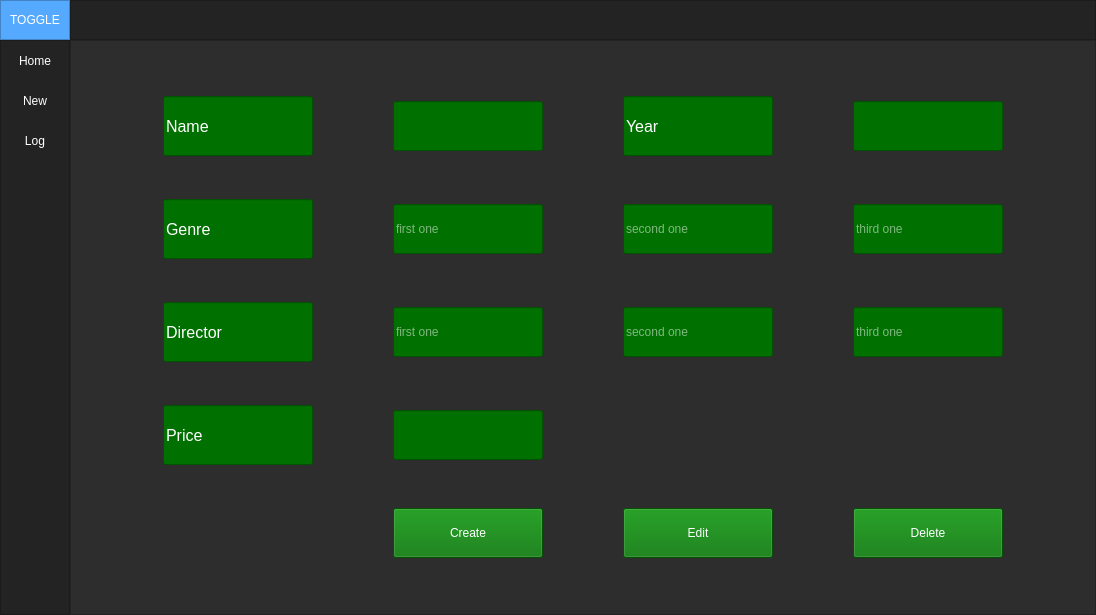
<?xml version="1.0" encoding="UTF-8"?>
<ui version="4.0">
 <class>MainWindow</class>
 <widget class="QMainWindow" name="MainWindow">
  <property name="geometry">
   <rect>
    <x>0</x>
    <y>0</y>
    <width>1096</width>
    <height>615</height>
   </rect>
  </property>
  <property name="minimumSize">
   <size>
    <width>1000</width>
    <height>500</height>
   </size>
  </property>
  <property name="windowTitle">
   <string>MainWindow</string>
  </property>
  <property name="styleSheet">
   <string notr="true">background-color: rgb(45, 45, 45);</string>
  </property>
  <widget class="QWidget" name="centralwidget">
   <layout class="QVBoxLayout" name="verticalLayout">
    <property name="spacing">
     <number>0</number>
    </property>
    <property name="leftMargin">
     <number>0</number>
    </property>
    <property name="topMargin">
     <number>0</number>
    </property>
    <property name="rightMargin">
     <number>0</number>
    </property>
    <property name="bottomMargin">
     <number>0</number>
    </property>
    <item>
     <widget class="QFrame" name="Top_Bar">
      <property name="maximumSize">
       <size>
        <width>16777215</width>
        <height>40</height>
       </size>
      </property>
      <property name="styleSheet">
       <string notr="true">background-color: rgb(35, 35, 35);</string>
      </property>
      <property name="frameShape">
       <enum>QFrame::NoFrame</enum>
      </property>
      <property name="frameShadow">
       <enum>QFrame::Raised</enum>
      </property>
      <layout class="QHBoxLayout" name="horizontalLayout">
       <property name="spacing">
        <number>0</number>
       </property>
       <property name="leftMargin">
        <number>0</number>
       </property>
       <property name="topMargin">
        <number>0</number>
       </property>
       <property name="rightMargin">
        <number>0</number>
       </property>
       <property name="bottomMargin">
        <number>0</number>
       </property>
       <item>
        <widget class="QFrame" name="frame_toggle">
         <property name="maximumSize">
          <size>
           <width>70</width>
           <height>40</height>
          </size>
         </property>
         <property name="styleSheet">
          <string notr="true">background-color: rgb(85, 170, 255);</string>
         </property>
         <property name="frameShape">
          <enum>QFrame::StyledPanel</enum>
         </property>
         <property name="frameShadow">
          <enum>QFrame::Raised</enum>
         </property>
         <layout class="QVBoxLayout" name="verticalLayout_2">
          <property name="spacing">
           <number>0</number>
          </property>
          <property name="leftMargin">
           <number>0</number>
          </property>
          <property name="topMargin">
           <number>0</number>
          </property>
          <property name="rightMargin">
           <number>0</number>
          </property>
          <property name="bottomMargin">
           <number>0</number>
          </property>
          <item>
           <widget class="QPushButton" name="Btn_Toggle">
            <property name="sizePolicy">
             <sizepolicy hsizetype="Expanding" vsizetype="Expanding">
              <horstretch>0</horstretch>
              <verstretch>0</verstretch>
             </sizepolicy>
            </property>
            <property name="styleSheet">
             <string notr="true">color: rgb(255, 255, 255);
border: 0px solid;</string>
            </property>
            <property name="text">
             <string>TOGGLE</string>
            </property>
           </widget>
          </item>
         </layout>
        </widget>
       </item>
       <item>
        <widget class="QFrame" name="frame_top">
         <property name="frameShape">
          <enum>QFrame::StyledPanel</enum>
         </property>
         <property name="frameShadow">
          <enum>QFrame::Raised</enum>
         </property>
        </widget>
       </item>
      </layout>
     </widget>
    </item>
    <item>
     <widget class="QFrame" name="Content">
      <property name="frameShape">
       <enum>QFrame::NoFrame</enum>
      </property>
      <property name="frameShadow">
       <enum>QFrame::Raised</enum>
      </property>
      <layout class="QHBoxLayout" name="horizontalLayout_2">
       <property name="spacing">
        <number>0</number>
       </property>
       <property name="leftMargin">
        <number>0</number>
       </property>
       <property name="topMargin">
        <number>0</number>
       </property>
       <property name="rightMargin">
        <number>0</number>
       </property>
       <property name="bottomMargin">
        <number>0</number>
       </property>
       <item>
        <widget class="QFrame" name="frame_left_menu">
         <property name="minimumSize">
          <size>
           <width>70</width>
           <height>0</height>
          </size>
         </property>
         <property name="maximumSize">
          <size>
           <width>70</width>
           <height>16777215</height>
          </size>
         </property>
         <property name="styleSheet">
          <string notr="true">background-color: rgb(35, 35, 35);</string>
         </property>
         <property name="frameShape">
          <enum>QFrame::StyledPanel</enum>
         </property>
         <property name="frameShadow">
          <enum>QFrame::Raised</enum>
         </property>
         <layout class="QVBoxLayout" name="verticalLayout_3">
          <property name="leftMargin">
           <number>0</number>
          </property>
          <property name="topMargin">
           <number>0</number>
          </property>
          <property name="rightMargin">
           <number>0</number>
          </property>
          <property name="bottomMargin">
           <number>0</number>
          </property>
          <item alignment="Qt::AlignTop">
           <widget class="QFrame" name="frame_top_menus">
            <property name="frameShape">
             <enum>QFrame::NoFrame</enum>
            </property>
            <property name="frameShadow">
             <enum>QFrame::Raised</enum>
            </property>
            <layout class="QVBoxLayout" name="verticalLayout_4">
             <property name="spacing">
              <number>0</number>
             </property>
             <property name="leftMargin">
              <number>0</number>
             </property>
             <property name="topMargin">
              <number>0</number>
             </property>
             <property name="rightMargin">
              <number>0</number>
             </property>
             <property name="bottomMargin">
              <number>0</number>
             </property>
             <item>
              <widget class="QPushButton" name="btn_page_1">
               <property name="minimumSize">
                <size>
                 <width>0</width>
                 <height>40</height>
                </size>
               </property>
               <property name="styleSheet">
                <string notr="true">QPushButton {
	color: rgb(255, 255, 255);
	background-color: rgb(35, 35, 35);
	border: 0px solid;
}
QPushButton:hover {
	background-color: rgb(85, 170, 255);
}</string>
               </property>
               <property name="text">
                <string>Home</string>
               </property>
              </widget>
             </item>
             <item>
              <widget class="QPushButton" name="btn_page_2">
               <property name="minimumSize">
                <size>
                 <width>0</width>
                 <height>40</height>
                </size>
               </property>
               <property name="styleSheet">
                <string notr="true">QPushButton {
	color: rgb(255, 255, 255);
	background-color: rgb(35, 35, 35);
	border: 0px solid;
}
QPushButton:hover {
	background-color: rgb(85, 170, 255);
}</string>
               </property>
               <property name="text">
                <string>New</string>
               </property>
              </widget>
             </item>
             <item>
              <widget class="QPushButton" name="btn_page_3">
               <property name="minimumSize">
                <size>
                 <width>0</width>
                 <height>40</height>
                </size>
               </property>
               <property name="styleSheet">
                <string notr="true">QPushButton {
	color: rgb(255, 255, 255);
	background-color: rgb(35, 35, 35);
	border: 0px solid;
}
QPushButton:hover {
	background-color: rgb(85, 170, 255);
}</string>
               </property>
               <property name="text">
                <string>Log</string>
               </property>
              </widget>
             </item>
            </layout>
           </widget>
          </item>
         </layout>
        </widget>
       </item>
       <item>
        <widget class="QFrame" name="frame_pages">
         <property name="styleSheet">
          <string notr="true">color: rgb(173, 0, 0);</string>
         </property>
         <property name="frameShape">
          <enum>QFrame::StyledPanel</enum>
         </property>
         <property name="frameShadow">
          <enum>QFrame::Raised</enum>
         </property>
         <layout class="QVBoxLayout" name="verticalLayout_5">
          <item>
           <widget class="QStackedWidget" name="stackedWidget">
            <property name="currentIndex">
             <number>1</number>
            </property>
            <widget class="QWidget" name="page_1">
             <layout class="QVBoxLayout" name="verticalLayout_7">
              <item>
               <widget class="QTableWidget" name="tableWidget">
                <property name="styleSheet">
                 <string notr="true">color: rgb(0, 0, 0);

background-color: rgb(0, 113, 0);</string>
                </property>
                <column>
                 <property name="text">
                  <string>Name</string>
                 </property>
                </column>
                <column>
                 <property name="text">
                  <string>Year</string>
                 </property>
                </column>
                <column>
                 <property name="text">
                  <string>Score</string>
                 </property>
                </column>
                <column>
                 <property name="text">
                  <string>View</string>
                 </property>
                </column>
                <column>
                 <property name="text">
                  <string>Price</string>
                 </property>
                </column>
               </widget>
              </item>
              <item>
               <widget class="QFrame" name="frame_2">
                <property name="minimumSize">
                 <size>
                  <width>0</width>
                  <height>50</height>
                 </size>
                </property>
                <property name="frameShape">
                 <enum>QFrame::StyledPanel</enum>
                </property>
                <property name="frameShadow">
                 <enum>QFrame::Raised</enum>
                </property>
                <layout class="QHBoxLayout" name="horizontalLayout_4">
                 <item>
                  <widget class="QPushButton" name="pushButton_7">
                   <property name="minimumSize">
                    <size>
                     <width>0</width>
                     <height>50</height>
                    </size>
                   </property>
                   <property name="maximumSize">
                    <size>
                     <width>300</width>
                     <height>200</height>
                    </size>
                   </property>
                   <property name="styleSheet">
                    <string notr="true">color: rgb(255,255,255);

background-color: rgb(0, 113, 0);</string>
                   </property>
                   <property name="text">
                    <string>Previous</string>
                   </property>
                  </widget>
                 </item>
                 <item>
                  <widget class="QPushButton" name="pushButton_8">
                   <property name="minimumSize">
                    <size>
                     <width>0</width>
                     <height>50</height>
                    </size>
                   </property>
                   <property name="maximumSize">
                    <size>
                     <width>300</width>
                     <height>16777215</height>
                    </size>
                   </property>
                   <property name="styleSheet">
                    <string notr="true">color: rgb(255,255,255);

background-color: rgb(0, 113, 0);</string>
                   </property>
                   <property name="text">
                    <string>Next</string>
                   </property>
                  </widget>
                 </item>
                </layout>
               </widget>
              </item>
              <item>
               <widget class="QFrame" name="frame">
                <property name="minimumSize">
                 <size>
                  <width>0</width>
                  <height>50</height>
                 </size>
                </property>
                <property name="frameShape">
                 <enum>QFrame::StyledPanel</enum>
                </property>
                <property name="frameShadow">
                 <enum>QFrame::Raised</enum>
                </property>
                <layout class="QHBoxLayout" name="horizontalLayout_3">
                 <item>
                  <widget class="QPushButton" name="pushButton">
                   <property name="minimumSize">
                    <size>
                     <width>0</width>
                     <height>50</height>
                    </size>
                   </property>
                   <property name="maximumSize">
                    <size>
                     <width>200</width>
                     <height>16777215</height>
                    </size>
                   </property>
                   <property name="styleSheet">
                    <string notr="true">color: rgb(255,255,255);

background-color: rgb(0, 113, 0);</string>
                   </property>
                   <property name="text">
                    <string>search</string>
                   </property>
                  </widget>
                 </item>
                 <item>
                  <widget class="QLineEdit" name="lineEdit">
                   <property name="minimumSize">
                    <size>
                     <width>0</width>
                     <height>50</height>
                    </size>
                   </property>
                   <property name="maximumSize">
                    <size>
                     <width>300</width>
                     <height>16777215</height>
                    </size>
                   </property>
                   <property name="styleSheet">
                    <string notr="true">color: rgb(255,255,255);

background-color: rgb(0, 113, 0);</string>
                   </property>
                   <property name="placeholderText">
                    <string>Movie name</string>
                   </property>
                  </widget>
                 </item>
                </layout>
               </widget>
              </item>
             </layout>
            </widget>
            <widget class="QWidget" name="page_2">
             <layout class="QGridLayout" name="gridLayout">
              <item row="2" column="4">
               <widget class="QLineEdit" name="lineEdit_3">
                <property name="minimumSize">
                 <size>
                  <width>0</width>
                  <height>50</height>
                 </size>
                </property>
                <property name="maximumSize">
                 <size>
                  <width>150</width>
                  <height>16777215</height>
                 </size>
                </property>
                <property name="styleSheet">
                 <string notr="true">color: rgb(255,255,255);

background-color: rgb(0, 113, 0);</string>
                </property>
               </widget>
              </item>
              <item row="2" column="0">
               <widget class="QLineEdit" name="lineEdit_2">
                <property name="minimumSize">
                 <size>
                  <width>0</width>
                  <height>60</height>
                 </size>
                </property>
                <property name="maximumSize">
                 <size>
                  <width>150</width>
                  <height>16777215</height>
                 </size>
                </property>
                <property name="font">
                 <font>
                  <pointsize>12</pointsize>
                 </font>
                </property>
                <property name="styleSheet">
                 <string notr="true">color: rgb(255,255,255);

background-color: rgb(0, 113, 0);</string>
                </property>
                <property name="text">
                 <string>Name</string>
                </property>
                <property name="readOnly">
                 <bool>true</bool>
                </property>
                <property name="placeholderText">
                 <string/>
                </property>
               </widget>
              </item>
              <item row="2" column="1">
               <widget class="QLineEdit" name="lineEdit_4">
                <property name="minimumSize">
                 <size>
                  <width>0</width>
                  <height>50</height>
                 </size>
                </property>
                <property name="maximumSize">
                 <size>
                  <width>150</width>
                  <height>16777215</height>
                 </size>
                </property>
                <property name="styleSheet">
                 <string notr="true">color: rgb(255,255,255);

background-color: rgb(0, 113, 0);</string>
                </property>
               </widget>
              </item>
              <item row="5" column="0">
               <widget class="QLineEdit" name="lineEdit_10">
                <property name="minimumSize">
                 <size>
                  <width>0</width>
                  <height>60</height>
                 </size>
                </property>
                <property name="maximumSize">
                 <size>
                  <width>150</width>
                  <height>16777215</height>
                 </size>
                </property>
                <property name="font">
                 <font>
                  <pointsize>12</pointsize>
                 </font>
                </property>
                <property name="styleSheet">
                 <string notr="true">color: rgb(255,255,255);

background-color: rgb(0, 113, 0);</string>
                </property>
                <property name="text">
                 <string>Price</string>
                </property>
                <property name="readOnly">
                 <bool>true</bool>
                </property>
                <property name="placeholderText">
                 <string/>
                </property>
               </widget>
              </item>
              <item row="2" column="2">
               <widget class="QLineEdit" name="lineEdit_5">
                <property name="minimumSize">
                 <size>
                  <width>0</width>
                  <height>60</height>
                 </size>
                </property>
                <property name="maximumSize">
                 <size>
                  <width>150</width>
                  <height>16777215</height>
                 </size>
                </property>
                <property name="font">
                 <font>
                  <pointsize>12</pointsize>
                 </font>
                </property>
                <property name="styleSheet">
                 <string notr="true">color: rgb(255,255,255);

background-color: rgb(0, 113, 0);</string>
                </property>
                <property name="text">
                 <string>Year</string>
                </property>
                <property name="readOnly">
                 <bool>true</bool>
                </property>
                <property name="placeholderText">
                 <string/>
                </property>
               </widget>
              </item>
              <item row="3" column="0">
               <widget class="QLineEdit" name="lineEdit_6">
                <property name="minimumSize">
                 <size>
                  <width>0</width>
                  <height>60</height>
                 </size>
                </property>
                <property name="maximumSize">
                 <size>
                  <width>150</width>
                  <height>16777215</height>
                 </size>
                </property>
                <property name="font">
                 <font>
                  <pointsize>12</pointsize>
                 </font>
                </property>
                <property name="styleSheet">
                 <string notr="true">color: rgb(255,255,255);

background-color: rgb(0, 113, 0);</string>
                </property>
                <property name="text">
                 <string>Genre</string>
                </property>
                <property name="readOnly">
                 <bool>true</bool>
                </property>
                <property name="placeholderText">
                 <string/>
                </property>
               </widget>
              </item>
              <item row="3" column="1">
               <widget class="QLineEdit" name="lineEdit_7">
                <property name="minimumSize">
                 <size>
                  <width>0</width>
                  <height>50</height>
                 </size>
                </property>
                <property name="maximumSize">
                 <size>
                  <width>150</width>
                  <height>16777215</height>
                 </size>
                </property>
                <property name="styleSheet">
                 <string notr="true">color: rgb(255,255,255);

background-color: rgb(0, 113, 0);</string>
                </property>
                <property name="placeholderText">
                 <string>first one</string>
                </property>
               </widget>
              </item>
              <item row="6" column="2">
               <widget class="QPushButton" name="pushButton_3">
                <property name="minimumSize">
                 <size>
                  <width>0</width>
                  <height>50</height>
                 </size>
                </property>
                <property name="styleSheet">
                 <string notr="true">color: rgb(255,255,255);

background-color: rgb(0, 113, 0);</string>
                </property>
                <property name="text">
                 <string>Edit</string>
                </property>
               </widget>
              </item>
              <item row="5" column="1">
               <widget class="QLineEdit" name="lineEdit_11">
                <property name="minimumSize">
                 <size>
                  <width>0</width>
                  <height>50</height>
                 </size>
                </property>
                <property name="maximumSize">
                 <size>
                  <width>150</width>
                  <height>16777215</height>
                 </size>
                </property>
                <property name="styleSheet">
                 <string notr="true">color: rgb(255,255,255);

background-color: rgb(0, 113, 0);</string>
                </property>
               </widget>
              </item>
              <item row="6" column="1">
               <widget class="QPushButton" name="pushButton_2">
                <property name="minimumSize">
                 <size>
                  <width>0</width>
                  <height>50</height>
                 </size>
                </property>
                <property name="styleSheet">
                 <string notr="true">color: rgb(255,255,255);

background-color: rgb(0, 113, 0);</string>
                </property>
                <property name="text">
                 <string>Create</string>
                </property>
               </widget>
              </item>
              <item row="6" column="4">
               <widget class="QPushButton" name="pushButton_6">
                <property name="minimumSize">
                 <size>
                  <width>0</width>
                  <height>50</height>
                 </size>
                </property>
                <property name="maximumSize">
                 <size>
                  <width>150</width>
                  <height>16777215</height>
                 </size>
                </property>
                <property name="styleSheet">
                 <string notr="true">color: rgb(255,255,255);

background-color: rgb(0, 113, 0);</string>
                </property>
                <property name="text">
                 <string>Delete</string>
                </property>
               </widget>
              </item>
              <item row="4" column="1">
               <widget class="QLineEdit" name="lineEdit_14">
                <property name="minimumSize">
                 <size>
                  <width>0</width>
                  <height>50</height>
                 </size>
                </property>
                <property name="maximumSize">
                 <size>
                  <width>150</width>
                  <height>16777215</height>
                 </size>
                </property>
                <property name="styleSheet">
                 <string notr="true">color: rgb(255,255,255);

background-color: rgb(0, 113, 0);</string>
                </property>
                <property name="placeholderText">
                 <string>first one</string>
                </property>
               </widget>
              </item>
              <item row="4" column="0">
               <widget class="QLineEdit" name="lineEdit_8">
                <property name="minimumSize">
                 <size>
                  <width>0</width>
                  <height>60</height>
                 </size>
                </property>
                <property name="maximumSize">
                 <size>
                  <width>150</width>
                  <height>16777215</height>
                 </size>
                </property>
                <property name="font">
                 <font>
                  <pointsize>12</pointsize>
                 </font>
                </property>
                <property name="styleSheet">
                 <string notr="true">color: rgb(255,255,255);

background-color: rgb(0, 113, 0);</string>
                </property>
                <property name="text">
                 <string>Director</string>
                </property>
                <property name="readOnly">
                 <bool>true</bool>
                </property>
                <property name="placeholderText">
                 <string/>
                </property>
               </widget>
              </item>
              <item row="3" column="2">
               <widget class="QLineEdit" name="lineEdit_9">
                <property name="minimumSize">
                 <size>
                  <width>0</width>
                  <height>50</height>
                 </size>
                </property>
                <property name="maximumSize">
                 <size>
                  <width>150</width>
                  <height>16777215</height>
                 </size>
                </property>
                <property name="styleSheet">
                 <string notr="true">color: rgb(255,255,255);

background-color: rgb(0, 113, 0);</string>
                </property>
                <property name="placeholderText">
                 <string>second one</string>
                </property>
               </widget>
              </item>
              <item row="4" column="2">
               <widget class="QLineEdit" name="lineEdit_15">
                <property name="minimumSize">
                 <size>
                  <width>0</width>
                  <height>50</height>
                 </size>
                </property>
                <property name="maximumSize">
                 <size>
                  <width>150</width>
                  <height>16777215</height>
                 </size>
                </property>
                <property name="styleSheet">
                 <string notr="true">color: rgb(255,255,255);

background-color: rgb(0, 113, 0);</string>
                </property>
                <property name="placeholderText">
                 <string>second one</string>
                </property>
               </widget>
              </item>
              <item row="3" column="4">
               <widget class="QLineEdit" name="lineEdit_13">
                <property name="minimumSize">
                 <size>
                  <width>0</width>
                  <height>50</height>
                 </size>
                </property>
                <property name="maximumSize">
                 <size>
                  <width>150</width>
                  <height>16777215</height>
                 </size>
                </property>
                <property name="styleSheet">
                 <string notr="true">color: rgb(255,255,255);

background-color: rgb(0, 113, 0);</string>
                </property>
                <property name="placeholderText">
                 <string>third one</string>
                </property>
               </widget>
              </item>
              <item row="4" column="4">
               <widget class="QLineEdit" name="lineEdit_12">
                <property name="minimumSize">
                 <size>
                  <width>0</width>
                  <height>50</height>
                 </size>
                </property>
                <property name="maximumSize">
                 <size>
                  <width>150</width>
                  <height>16777215</height>
                 </size>
                </property>
                <property name="styleSheet">
                 <string notr="true">color: rgb(255,255,255);

background-color: rgb(0, 113, 0);</string>
                </property>
                <property name="placeholderText">
                 <string>third one</string>
                </property>
               </widget>
              </item>
             </layout>
            </widget>
            <widget class="QWidget" name="page_3">
             <layout class="QVBoxLayout" name="verticalLayout_8">
              <item>
               <widget class="QTableWidget" name="tableWidget_2">
                <property name="styleSheet">
                 <string notr="true">color: rgb(0,0,0);

background-color: rgb(0, 113, 0);</string>
                </property>
                <column>
                 <property name="text">
                  <string>User</string>
                 </property>
                </column>
                <column>
                 <property name="text">
                  <string>Action</string>
                 </property>
                </column>
               </widget>
              </item>
              <item alignment="Qt::AlignRight">
               <widget class="QPushButton" name="pushButton_4">
                <property name="minimumSize">
                 <size>
                  <width>0</width>
                  <height>50</height>
                 </size>
                </property>
                <property name="styleSheet">
                 <string notr="true">color: rgb(255,255,255);

background-color: rgb(0, 113, 0);</string>
                </property>
                <property name="text">
                 <string>Next</string>
                </property>
               </widget>
              </item>
              <item alignment="Qt::AlignLeft">
               <widget class="QPushButton" name="pushButton_5">
                <property name="minimumSize">
                 <size>
                  <width>0</width>
                  <height>50</height>
                 </size>
                </property>
                <property name="styleSheet">
                 <string notr="true">color: rgb(255,255,255);

background-color: rgb(0, 113, 0);</string>
                </property>
                <property name="text">
                 <string>Previous</string>
                </property>
               </widget>
              </item>
             </layout>
            </widget>
           </widget>
          </item>
         </layout>
        </widget>
       </item>
      </layout>
     </widget>
    </item>
   </layout>
  </widget>
 </widget>
 <resources/>
 <connections/>
</ui>
